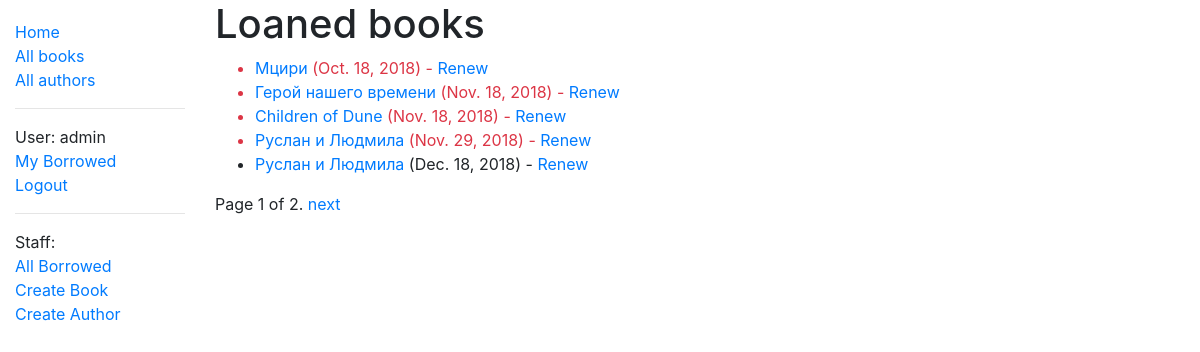
Page /catalog/borrowed/ (signed in) on the committed database.
### catalog/models.py (models this page shows, shortened)
class BookInstance(models.Model):
    id = models.UUIDField(primary_key=True, default=uuid.uuid4, help_text='Unique ID for this particular book across whole library')
    book = models.ForeignKey('Book', on_delete=models.SET_NULL, null=True)
    imprint = models.CharField(max_length=200)
    due_back = models.DateField(null=True, blank=True)
    LOAN_STATUS = (
        ('m', 'Maintenance'),
        ('o', 'On loan'),
        ('a', 'Available'),
        ('r', 'Reserved')
    )
    status = models.CharField(max_length=1, choices=LOAN_STATUS, blank=True, default='m', help_text='Book availability')
    borrower = models.ForeignKey(User, on_delete=models.SET_NULL, null=True, blank=True)
    @property
    def is_overdue(self):
        if self.due_back and date.today() > self.due_back:
            return True
        return False
    class Meta:
        ordering = ['due_back']
        permissions = (('can_mark_returned', 'Set book as returned'),)

class Book(models.Model):
    title = models.CharField(max_length=200)
    author = models.ForeignKey('Author', on_delete=models.SET_NULL, null=True)
    summary = models.TextField(max_length=1000, help_text="Enter a brief description of the book")
    isbn = models.CharField('ISBN', max_length=13, help_text='13 Character <a href="https://www.isbn-international.org/content/what-isbn">ISBN number</a>')
    genre = models.ManyToManyField(Genre, help_text="Select a genre for this book")
    language = models.ForeignKey('Language', on_delete=models.SET_NULL, null=True)
    def display_genre(self):
        return ', '.join(genre.name for genre in self.genre.all()[:3])
    display_genre.short_description = 'Genre'

### catalog/views.py (the view)
# urls.py: path('borrowed/', BorrowedBooksByUserListView.as_view(), name='borrowed'),
class BorrowedBooksByUserListView(PermissionRequiredMixin, LoginRequiredMixin, generic.ListView):
    model = BookInstance
    paginate_by = 5
    template_name = 'catalog/bookinstance_list_borrowed.html'
    permission_required = 'catalog.can_mark_returned'
    def get_queryset(self):
        return BookInstance.objects.filter(status__exact='o').order_by('due_back')

### catalog/templates/catalog/bookinstance_list_borrowed.html
{% extends "base_generic.html" %}
{% block content %}
<h1>Loaned books</h1>
{% if user.is_staff %}
{% if bookinstance_list %}
<ul>
    {% for bookinst in bookinstance_list %}
    <li class="{% if bookinst.is_overdue %}text-danger{% endif %}">
        <a href="{% url 'book-detail' bookinst.book.pk %}">{{bookinst.book.title}}</a> ({{ bookinst.due_back }})
        {% if perms.catalog.can_mark_returned %} - <a href="{% url 'renew-book-librarian' bookinst.id %}">Renew</a>{% endif %}
    </li>
    {% endfor %}
</ul>
{% else %}
<p>There are no books borrowed.</p>
{% endif %}
{% endif %}
{% endblock %}

### catalog/templates/base_generic.html (shortened to what this page needs)
{% load static %}
<!DOCTYPE html>
<html lang="en">
<head>
    <link rel="stylesheet" href="https://stackpath.bootstrapcdn.com/bootstrap/4.1.3/css/bootstrap.min.css">
    <link rel="stylesheet" href="{% static 'css/styles.css' %}">
</head>
<body>
    <div class="container-fluid">
        <div class="row">
            <div class="col-sm-2">
            {% block sidebar %}
            <ul class="sidebar-nav">
                <li><a href="{% url 'index' %}">Home</a></li>
                <li><a href="{% url 'books' %}">All books</a></li>
                <li><a href="{% url 'authors' %}">All authors</a></li>
                <hr>
                {% if user.is_authenticated %}
                    <li>User: {{ user.get_username }} </li>
                    <li><a href="{% url 'my-borrowed' %}">My Borrowed</a></li>
                    <li><a href="{% url 'logout' %}?next={{ request.path }}">Logout</a></li>
                {% else %}
                    <li><a href="{% url 'login' %}?next={{ request.path }}">Login</a></li>
                {% endif %}
                <hr>
                {% if user.is_staff and perms.catalog.can_mark_returned %}
                    <li>Staff: </li>
                    <li><a href="{% url 'borrowed' %}">All Borrowed</a></li>
                    <li><a href="{% url 'author_create' %}">Create Book</a></li>
                    <li><a href="{% url 'book_create' %}">Create Author</a></li>
                {% endif %}
            </ul>
            {% endblock %}
            </div>
            <div class="col-sm-10 ">
            {% block content %}{% endblock %}
            {% block pagination %}
                {% if is_paginated%}
                <div class="pagination">
                    <span class="page-links">
                        <span class="page-current">
                            Page {{ page_obj.number }} of {{ page_obj.paginator.num_pages }}.
                        </span>
                        {% if page_obj.has_next %}
                            <a href="{{ request.path }}?page={{ page_obj.next_page_number }}">next</a>
                        {% endif %}
                    </span>
                    </div>
                {% endif %}
            {% endblock %}
            </div>
        </div>
        </div>
</body>
</html>

### catalog/static/css/styles.css (style rules this page uses)
.sidebar-nav { margin-top: 20px; padding: 0; list-style: none; }

### rows in the picture
BookInstance: book "Мцири", due_back "Oct. 18, 2018"
BookInstance: book "Герой нашего времени", due_back "Nov. 18, 2018"
BookInstance: book "Children of Dune", due_back "Nov. 18, 2018"
BookInstance: book "Руслан и Людмила", due_back "Nov. 29, 2018"
BookInstance: book "Руслан и Людмила", due_back "Dec. 18, 2018"

### other values in the picture
{{ user.get_username }} "admin"
{{ page_obj.number }} "1"
{{ page_obj.paginator.num_pages }} "2"
